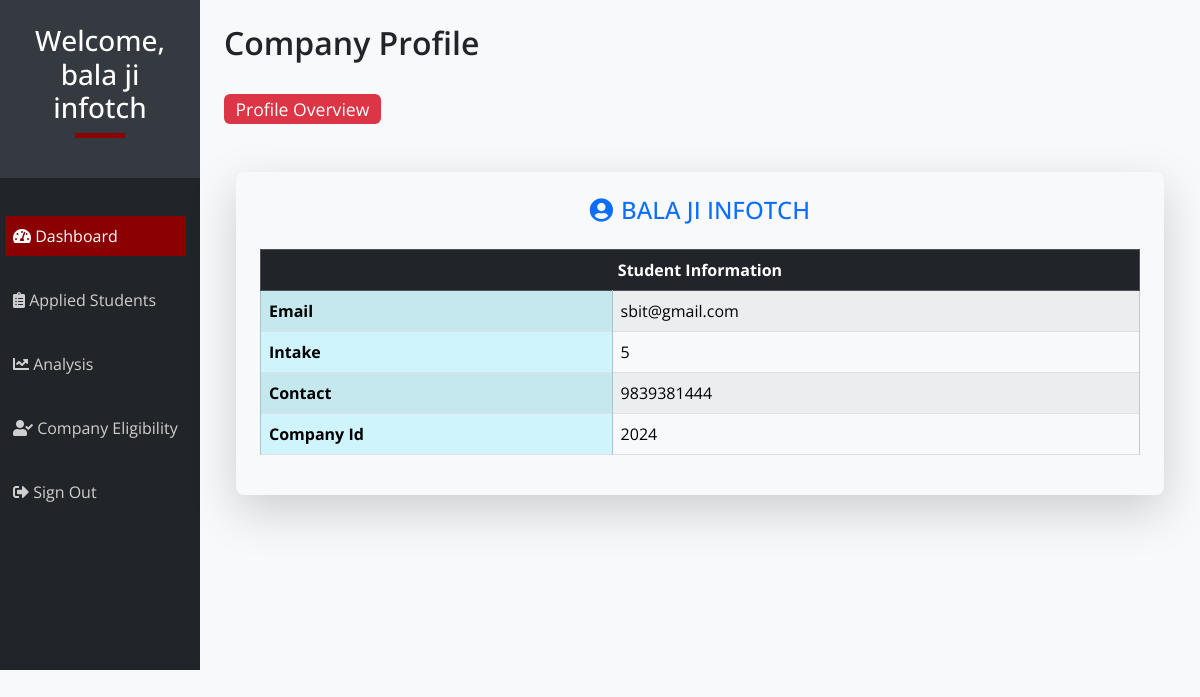
Screenshot of /companies/hello.php (signed in) with the database file from the repository.
### tables this page shows
CREATE TABLE `companies` (
  `contact` bigint(11) NOT NULL,
  `name` varchar(50) NOT NULL,
  `intake` int(25) NOT NULL,
  `c_id` int(25) NOT NULL,
  `email` varchar(50) NOT NULL,
  `password` varchar(50) NOT NULL,
  `type` varchar(50) NOT NULL
);

### companies/hello.php (the view, shortened to what this page needs)
<?php include "../db.php" ?>
<!DOCTYPE html>
<html lang="en">
<head>
    <link href="https://cdnjs.cloudflare.com/ajax/libs/font-awesome/5.15.4/css/all.min.css" rel="stylesheet">
    <link href="css/font-awesome.min.css" rel="stylesheet">
    <link href="https://cdnjs.cloudflare.com/ajax/libs/font-awesome/5.15.4/css/all.min.css" rel="stylesheet">
    <link rel="stylesheet" href="css/bootstrapmin.css" type="text/css">
    <link href="css/dashboard-style.css" rel="stylesheet">
  </head>
  <body>
  <div class="container-fluid">
        <div class="row">
            <div class="col-md-3 col-lg-2 p-0 bg-dark text-white">
                <div class="sidebar-header p-4 text-center">
                    <h3>Welcome, <?php echo $_SESSION['name']; ?></h3>
                    <div class="square mb-3"></div>
                </div>
                <nav class="navbar navbar-expand-lg navbar-dark">
                    <ul class="navbar-nav flex-column">
                        <li class="nav-item">
                            <a class="nav-link active" href="#"><i class="fas fa-tachometer-alt"></i> Dashboard</a>
                        </li>
                        <br>
                        <li class="nav-item">
                            <a class="nav-link" href="app_students.php"><i class="fas fa-clipboard-list"></i> Applied Students</a>
                        </li>
                        <br>
                        <li class="nav-item" >
                          <a class="nav-link" href="analysis.php"><i class="fas fa-chart-line"></i>  Analysis</a>
                          <br>
                        <li class="nav-item">
                            <a class="nav-link" href="c_eligibility.php"><i class="fas fa-user-check"></i> Company Eligibility</a>
                        </li>
                        <br>
                        <li class="nav-item">
                            <a class="nav-link" href="logout.php"><i class="fas fa-sign-out-alt"></i> Sign Out</a>
                        </li>
                    </ul>
                </nav>
            </div>
            <div class="col-md-9 col-lg-10 p-4 bg-light">
                <div class="content-header mb-4">
                    <h2>Company Profile</h2>
                    <br>
                    <span class="badge bg-danger">Profile Overview</span>
                </div>
              <?php
$name=$_SESSION['name'];
$query="SELECT * FROM companies WHERE name='{$name}'";
$select_all_posts_query=mysqli_query($connection,$query);
  while($row=mysqli_fetch_assoc($select_all_posts_query)){
            $email=$row['email'];
            $contact=$row['contact'];
            $name=$row['name'];
            $intake=$row['intake'];
            $c_id=$row['c_id'];
  }
?>
<div class="container my-5">
  <div class="profile-card p-4 shadow-lg rounded-3 bg-light">
    <h4 class="text-uppercase mb-4 text-center text-primary">
      <i class="fas fa-user-circle me-2"></i><?php echo htmlspecialchars($name); ?>
    </h4>
    <div class="table-responsive">
      <table class="table table-bordered table-striped table-hover align-middle">
        <thead class="table-dark">
          <tr>
            <th colspan="2" class="text-white text-center">Student Information</th>
          </tr>
        </thead>
        <tbody>
          <tr>
            <th class="table-info" style="width: 40%;">Email</th>
            <td class="table-light"><?php echo htmlspecialchars($email); ?></td>
          </tr>
          <tr>
            <th class="table-info">Intake</th>
            <td class="table-light"><?php echo htmlspecialchars($intake); ?></td>
          </tr>
          <tr>
            <th class="table-info">Contact</th>
            <td class="table-light"><?php echo htmlspecialchars($contact); ?></td>
          </tr>
          <tr>
            <th class="table-info">Company Id</th>
            <td class="table-light"><?php echo htmlspecialchars($c_id); ?></td>
          </tr>
        </tbody>
      </table>
    </div>
  </div>
</div>
        </div>
    </div>
  </body>
</html>

### companies/css/dashboard-style.css (style rules this page uses)
body { font-family: 'Open Sans', sans-serif; background-color: #f8f9fa; }
.sidebar-header { background-color: #343a40; color: white; }
.square { width: 50px; height: 5px; background-color: darkred; margin: 0 auto 20px; }
.navbar-nav { margin-top: 30px; margin-bottom: 150px; margin-left: 5px; }
.nav-link { color: #cfcfcf; padding: 70px 60x!important; }
.nav-link:hover, .nav-link.active { background-color: darkred; color: white; }
.content-header h2 { font-size: 2rem; font-weight: 600; }
.content-header span { font-size: 1.1rem; font-weight: 400; }
.profile-card { background-color: white; border-radius: 8px; box-shadow: 0 4px 6px rgba(0, 0, 0, 0.1); margin-top: 20px; }
.table th { width: 200px; }
.table-striped tbody tr:nth-of-type(odd) { background-color: #f1f1f1; }
.table td { font-size: 1rem; }
.text-uppercase { text-transform: uppercase; }

### rows the page displays
companies: name "BALA JI INFOTCH", email "sbit@gmail.com", intake "5", contact "9839381444", c_id "2024"

### other values shown
$_SESSION['name'] "bala ji infotch"
